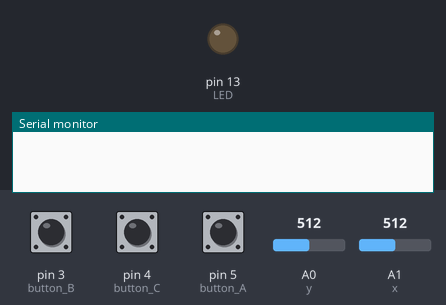
This sketch was run on a simulated Arduino Uno, built with avr-gcc and run on an emulated ATmega328P. Parts: output pins drawn as LEDs (lit = HIGH), the last lines printed to the serial monitor. Inputs (shaded band) come from the test bench; at power-on: pin 3 (button_B) HIGH, pin 4 (button_C) HIGH, A0 (y) = 512, pin 5 (button_A) HIGH, A1 (x) = 512.

Above: at 1.2 s.
1.3 s: pin 3 (button_B) pulled LOW for 0.15 s
At 2.5 s:
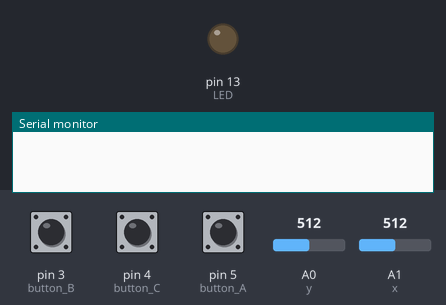
3.0 s: pin 4 (button_C) pulled LOW for 0.15 s
At 3.8 s:
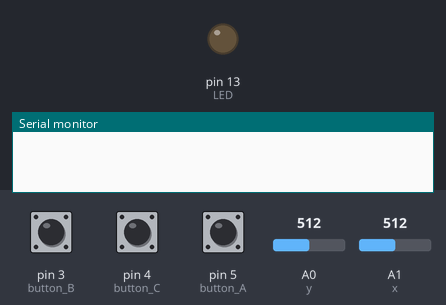
4.7 s: A0 (y) set to 982
6.2 s: A0 (y) set to 1013
8.1 s: pin 4 (button_C) pulled LOW for 1 s
At 8.5 s:
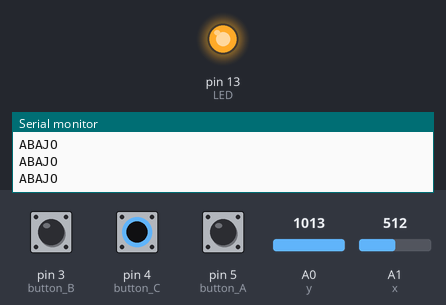
10.6 s: pin 4 (button_C) pulled LOW for 0.15 s
At 10.78 s:
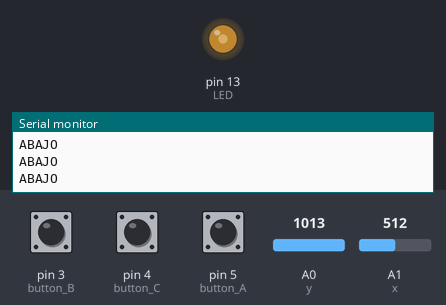
Timing chart, 0 to 13.3 s (numbered marks = the images above; inputs shaded):
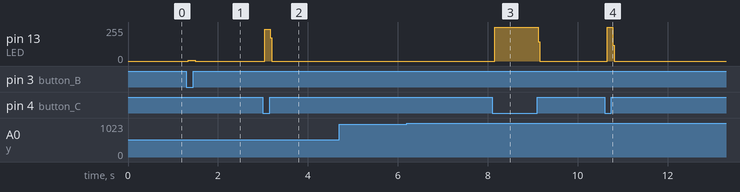

The sketch:

UNITYArduino_InputShield.ino
```cpp
//This input shield use Digital Pin 3,4,5 (3 buttons) and Analog Pin 0,1 (JS)
// // Upload the code to Arduino
// www.dfrobot.com
// Last modified on 24/12/2009

int x = 1;
int y = 0;
int button_A = 5;
int button_B = 3;
int button_C = 4;
int LED = 13;
bool izq, der, arr, aba;
bool rotar;

void setup()
{
  int i;
  for (i = 3; i <= 5; i++)
    pinMode(i, INPUT);

  pinMode(LED, OUTPUT);
  Serial.begin(9600);
}

void loop()
{
  int val;
  while (1)
  {
    val = analogRead(x); //Read Analog input
    //IZQUIERDA
    if (val > 1000)
      izq = true;
    else
      izq = false;
    //DERECHA
    if (val < 20)
      der = true;
    else
      der = false;

    if (izq) {
      Serial.println("IZQUIERDA");
    }
    if (der) {
      Serial.println("DERECHA");
    }

    val = analogRead(y);
    //ARRIBA
    if (val > 1000)
      aba = true;
    else
      aba = false;
    //ABAJO
    if (val < 20)
      arr = true;
    else
      arr = false;
    if (arr) {
      Serial.println("ARRIBA");
    }
    if (aba) {
      Serial.println("ABAJO");
    }

    if (digitalRead(button_A) == 0) //Check Button A
    {
      digitalWrite(LED, HIGH);   // Set LED on
      //Serial.println("BOTON A");
    }
    else digitalWrite(LED, LOW);
    if (digitalRead(button_B) == 0) //Check Button B
    {
      //Serial.println("Boton B");
      digitalWrite(LED, HIGH);    // Set LED Off
    }
    else digitalWrite(LED, LOW);
    if (digitalRead(button_C) == 0) //Check Button C
    {
      //Serial.println("Boton C");
      rotar = true;

      digitalWrite(LED, HIGH);    // Set LED off
    }
    else {
      digitalWrite(LED, LOW);
      rotar = false;
    }
  }
}
```

Measured:
- after the input at 1.3 s, pin 13 (LED): 0/255 → 7/255 at once, → 0/255 0.16 s later
- after the input at 3.0 s, pin 13 (LED): 0/255 → 239/255 at once, → 0/255 0.12 s later
- after the input at 4.7 s, every drawn part: stays the same
- after the input at 8.1 s, pin 13 (LED): 0/255 → 255/255 after 0.06 s, → 0/255 0.96 s later
- after the input at 10.6 s, pin 13 (LED): 0/255 → 255/255 after 0.06 s, → 0/255 0.12 s later
